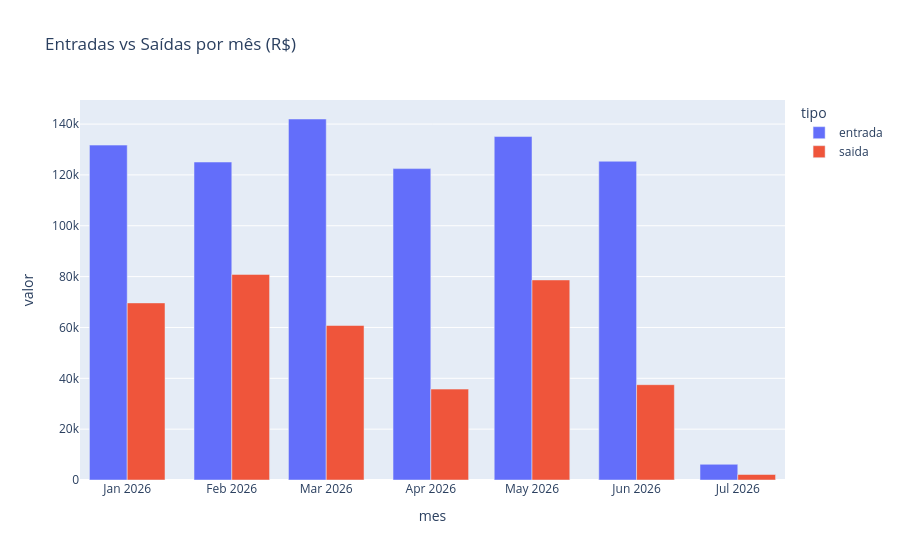

The cell this chart's notebook holds for it:
### Markdown cell above
> **PROMPT**

> Agrupa df_financeiro_limpa por mês e tipo (entrada/saída), somando os valores. Converte o mês pra texto pra usar como eixo categórico. Gera um gráfico de barras agrupadas com Plotly comparando entrada vs saída mês a mês, com título indicando que os valores estão em reais.

### Code cell
faturamento = df_financeiro_limpa.groupby(['mes', 'tipo'])['valor'].sum().reset_index()
faturamento['mes'] = faturamento['mes'].astype(str)

px.bar(faturamento, x='mes', y='valor', color='tipo', barmode='group',
       title='Entradas vs Saídas por mês (R$)').show()

### Figure 1 — Plotly figure (JSON) as saved in the notebook; plotly's stock layout.template omitted (floating-point values rounded to 4 significant figures)
{"data": [{"alignmentgroup": "True", "hovertemplate": "tipo=entrada<br>mes=%{x}<br>valor=%{y}<extra></extra>", "legendgroup": "entrada", "marker": {"color": "#636efa", "pattern": {"shape": ""}}, "name": "entrada", "offsetgroup": "entrada", "orientation": "v", "showlegend": true, "textposition": "auto", "type": "bar", "x": ["2026-01", "2026-02", "2026-03", "2026-04", "2026-05", "2026-06", "2026-07"], "xaxis": "x", "y": [131700.0, 125100.0, 142000.0, 122500.0, 135100.0, 125400.0, 6173.0], "yaxis": "y"}, {"alignmentgroup": "True", "hovertemplate": "tipo=saida<br>mes=%{x}<br>valor=%{y}<extra></extra>", "legendgroup": "saida", "marker": {"color": "#EF553B", "pattern": {"shape": ""}}, "name": "saida", "offsetgroup": "saida", "orientation": "v", "showlegend": true, "textposition": "auto", "type": "bar", "x": ["2026-01", "2026-02", "2026-03", "2026-04", "2026-05", "2026-06", "2026-07"], "xaxis": "x", "y": [69660.0, 80870.0, 60770.0, 35750.0, 78690.0, 37500.0, 2161.0], "yaxis": "y"}], "layout": {"barmode": "group", "legend": {"title": {"text": "tipo"}, "tracegroupgap": 0}, "title": {"text": "Entradas vs Saídas por mês (R$)"}, "xaxis": {"anchor": "y", "domain": [0, 1], "title": {"text": "mes"}}, "yaxis": {"anchor": "x", "domain": [0, 1], "title": {"text": "valor"}}}}
